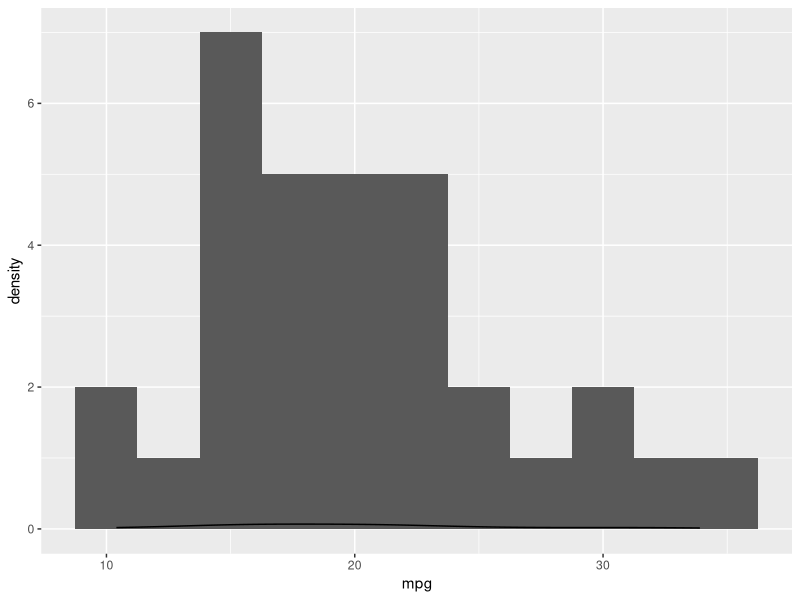
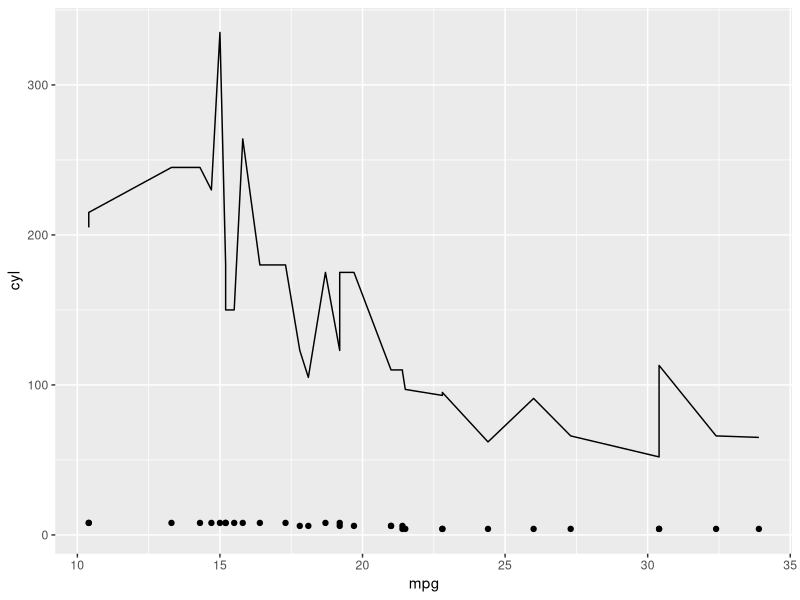
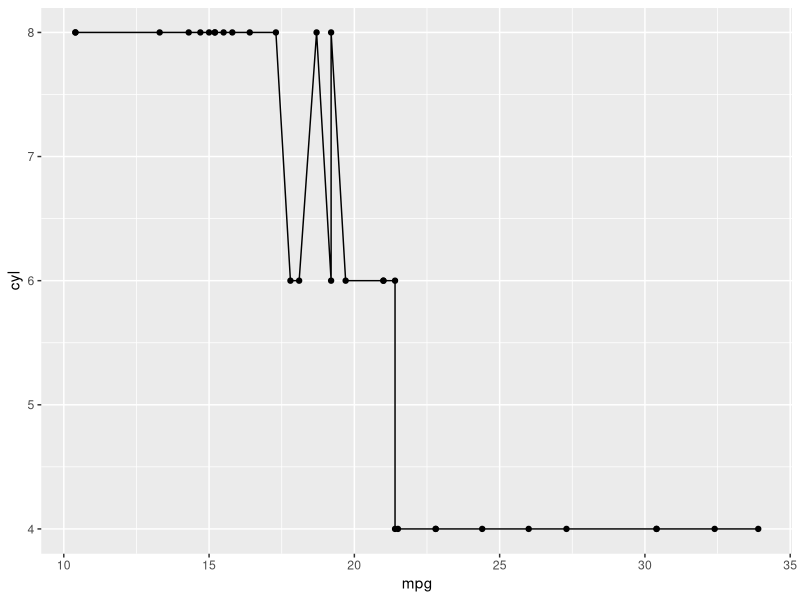
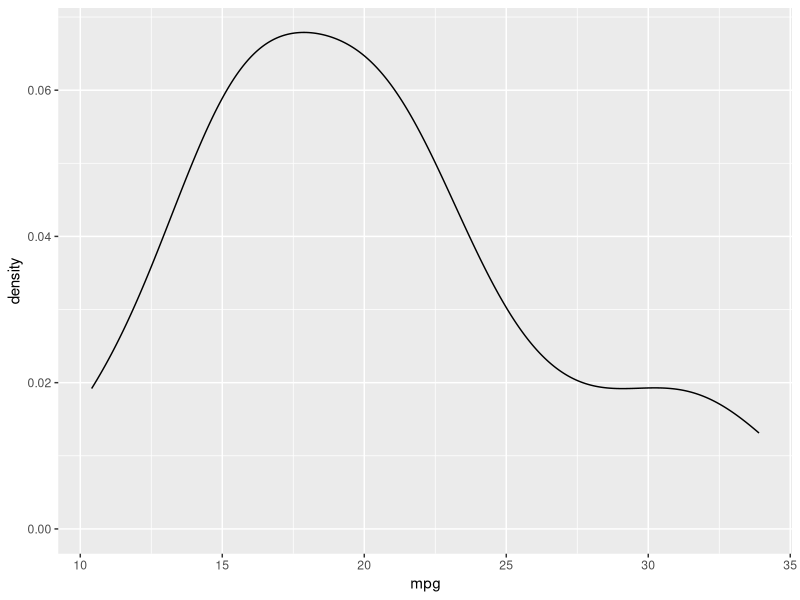
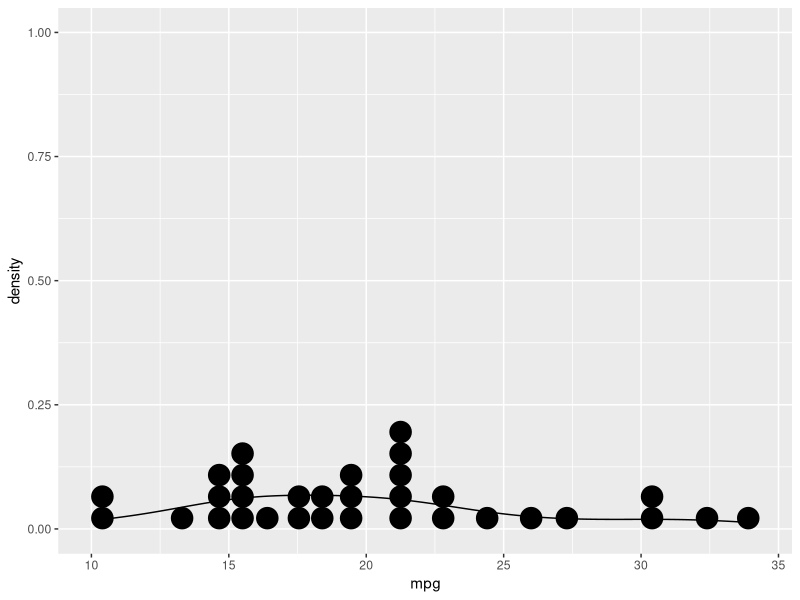
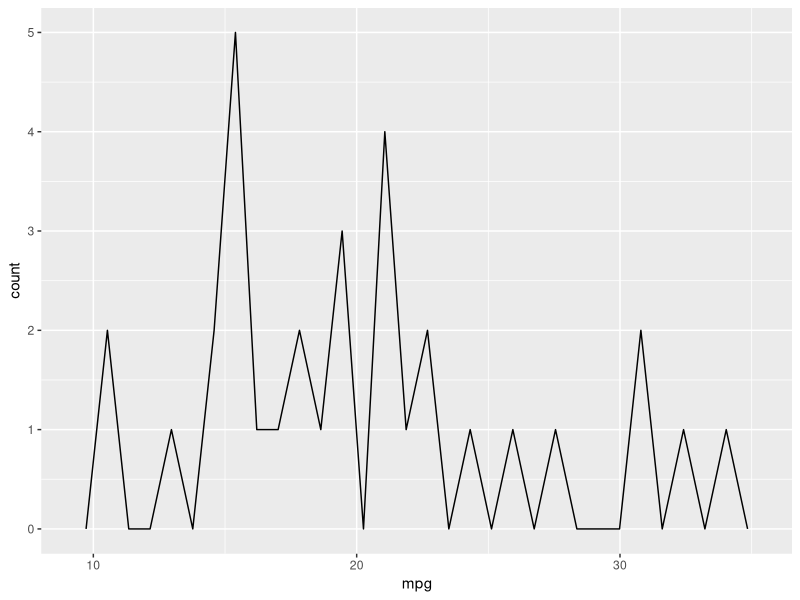
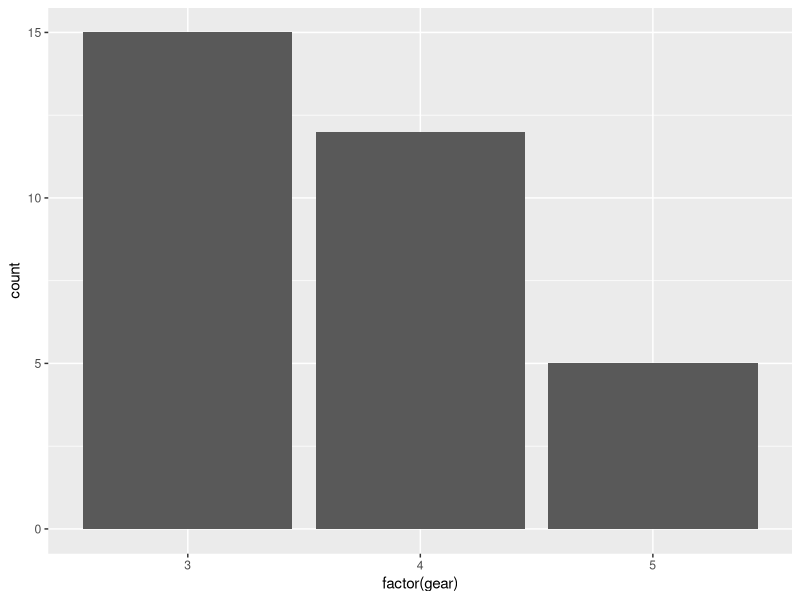
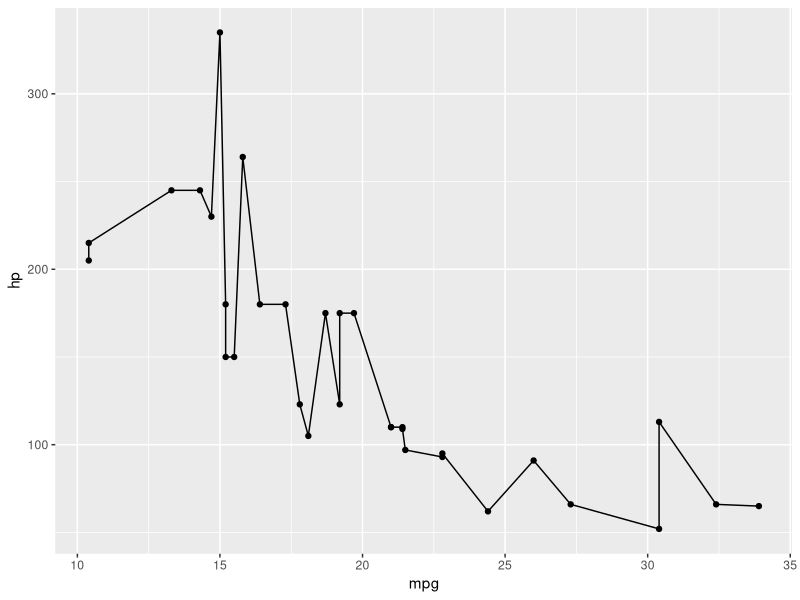

Reproduce these figures in R, in order. (Note: this script raises an error after producing the figures.)
library(ggplot2)

mtcars

#Graficos que consideran una variable continua
##histograma de frecuencia

ggplot(data=mtcars, aes(x=mpg)) +
  geom_histogram(binwidth = 2.5)+
  geom_density()

ggplot(data = mtcars)+
  geom_point(aes(x=mpg, y=cyl))+
  geom_line(aes(x=mpg, y=hp))


ggplot(data = mtcars, mapping = aes(x=mpg, y=cyl))+
  geom_point()+
  geom_line()




##grafico de densidad
ggplot(data=mtcars, aes(x=mpg))+
  geom_density()

##grafico de puntos
ggplot(data=mtcars, aes(x=mpg))+
  geom_dotplot()+
  geom_density()

##poligono de frecuencias
ggplot(data=mtcars, aes(x=mpg))+
  geom_freqpoly()


#graficos que consideran una variable discreta
##grafico de barras
ggplot(data=mtcars, aes(x=factor(gear)))+
  geom_bar()

#graficos que consideran dos variables continuas
##grafico de dispersion o de puntos bivariadas
ggplot(data=mtcars,aes(x=mpg, y = hp))+
  geom_point()+
  geom_line()

ggplot(data=mtcars)+
  geom_point(aes(x=mpg, y = hp))

##grafico de dispersiion con variacion aleatoria (jitter), una peque?a dispersion entre el grafico anterior y este (util para dos variables continuas y no discretas)
ggplot(data=mtcars,aes(x=mpg, y = hp))+
  geom_jitter()

##grafico de alfombra, manta, tapete (rug), para utilizarlo en conjunto con otros graficos
ggplot(data=mtcars,aes(x=mpg, y = hp))+
  geom_rug()

##grafico que consideran dos variables (continuas y discretas)
ggplot(data=mtcars,aes(x=factor(gear), y=mpg))+
  geom_col()

##grafico de cajas o bigotes
par(mfrow=c(1,2))

ggplot(data=mtcars,aes(x=factor(gear), y=mpg))+
  geom_boxplot()

7##grafico de violin
ggplot(data=mtcars,aes(x=factor(gear), y=mpg, colour=c("blue","red","yellow")))+
  geom_violin()
